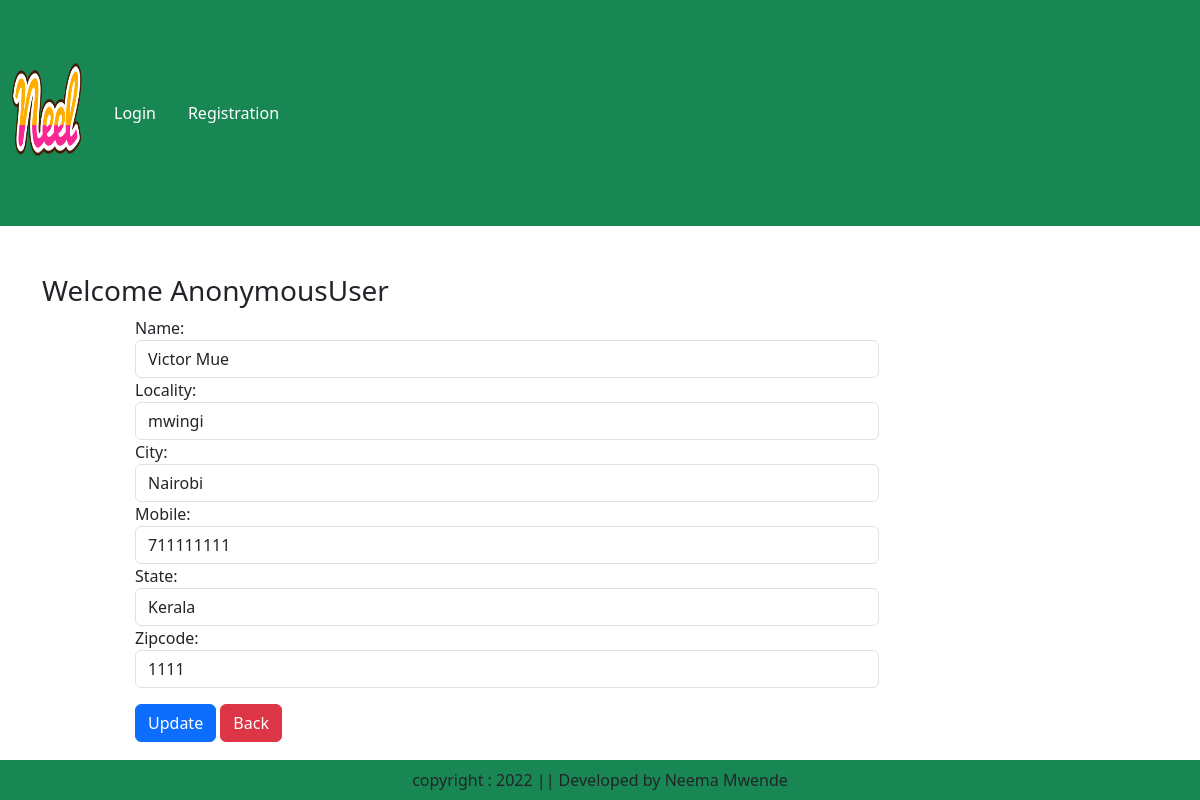
Screenshot of /address/update/2/ with the database file from the repository.
### ecommerceapp/models.py (models this page shows, shortened)
class Customer(models.Model):
    user = models.ForeignKey(User,on_delete=models.CASCADE)
    name = models.CharField(max_length=200)
    locality = models.CharField(max_length=200)
    city = models.CharField(max_length=50)
    mobile = models.IntegerField(default=0)
    zipcode = models.IntegerField()
    state = models.CharField(choices=STATE_CHOICES, max_length=100)

### ecommerceapp/views.py (the view, shortened to what this page needs)
# urls.py: path('address/update/<int:pk>/', views.UpdateAddress.as_view(), name='updateAddress'),
class UpdateAddress(View):
    def get(self, request, pk):
        customer = Customer.objects.get(pk=pk)
        form = CustomerProfileForm(instance=customer)
        return render(request, 'app/updateAddress.html', {'form': form})

### ecommerceapp/forms.py
class CustomerProfileForm(forms.ModelForm):
    class Meta:
        model = Customer
        fields = ['name', 'locality', 'city', 'mobile', 'state','zipcode']
        widgets = {
            'name': forms.TextInput(attrs={'class': 'form-control'}),
            'locality': forms.TextInput(attrs={'class': 'form-control'}),
            'city': forms.TextInput(attrs={'class':  'form-control'}),
            'mobile': forms.TextInput(attrs={'class': 'form-control'}),
            'state': forms.Select(attrs={'class': 'form-control'}),
            'zipcode': forms.TextInput(attrs={'class': 'form-control'}),
        }

### ecommerceapp/templates/app/updateAddress.html (shortened to what this page needs)
{% extends "app/base.html" %}
{% load static %}
{% block main-content %}
    <div class="container my-5">
        <div class="row">
            <h3>Welcome <span class="text-capitalize">{{request.user}}</span></h3>
        </div>
        <div class="col-sm-8 offset-sm-1">
            <form action="" method="post">
                {% for fm in form %}
                    {{ fm.label_tag }} {{ fm }} <small class="text-danger">{{ fm.errors|striptags }}</small>
                {% endfor %}
                <div class="col-12 mt-3">
                    <button type="submit" class="btn btn-primary">Update</button>
                    <a href="{% url 'app:address'  %}" class="btn btn-danger" type="button">Back</a>
                </div>
            </form>
        </div>
{% endblock main-content %}

### rows the page displays
Customer: form "Victor Mue" "mwingi" "Nairobi" "711111111" "Kerala" "1111"

### other values shown
{{ request.user }} "AnonymousUser"
{{ fm.label_tag }} "Name:" "Locality:" "City:" "Mobile:" "State:" "Zipcode:"
